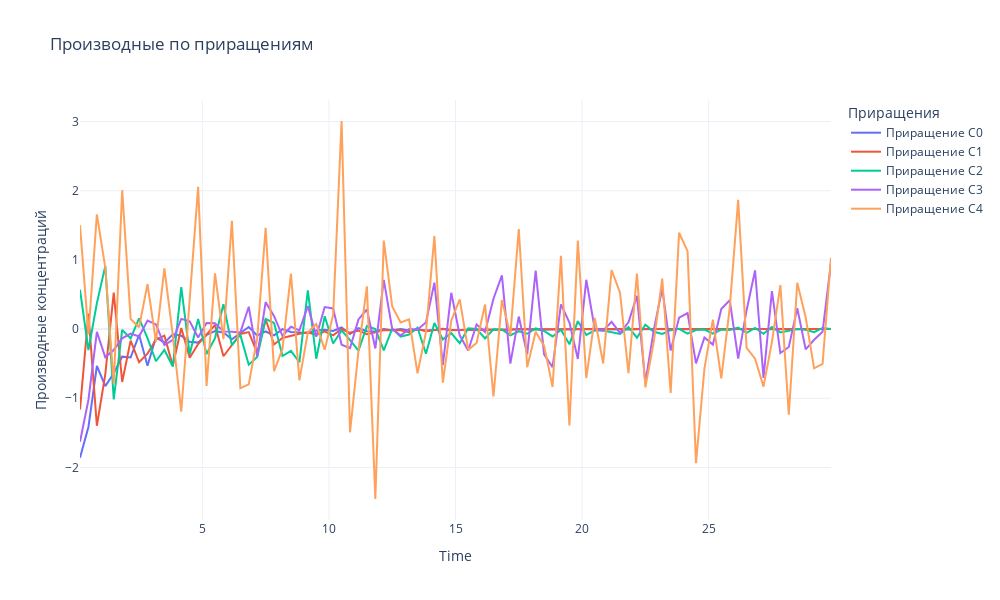

Here is the notebook cell this chart was saved with:
### Markdown cell above
### Приращения методом конечных разностей

### Code cell
h = tsteps[1] - tsteps[0]  # Шаг по времени

dC_dt_increment = np.diff(y_noisy, axis=1) / h  # Приращения (разностная производная)

t_mid = (tsteps[:-1] + tsteps[1:]) / 2  # Средние точки, на одну меньше, т.к. считаем между точками

# Визуализация
fig = go.Figure()

# Добавляем линии для каждого вещества
for i in range(N_SUBSTANCE):
    fig.add_trace(go.Scatter(
        x=t_mid, 
        y=dC_dt_increment[i], 
        mode='lines', 
        name=f'Приращение C{i}'
    ))

# Настройки графика
fig.update_layout(
    title='Производные по приращениям',
    xaxis_title='Time',
    yaxis_title='Производные концентраций',
    legend_title='Приращения',
    template='plotly_white',
    width=1000,  # Ширина холста
    height=600   # Высота холста
)

fig.show()
